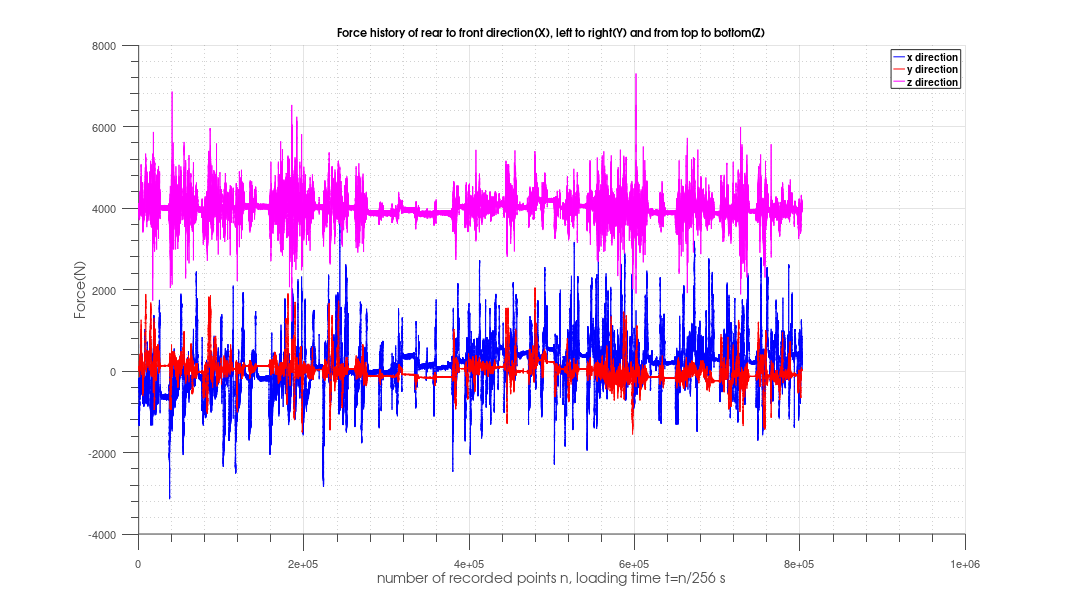

The MATLAB source for this figure:
load('FX_RAVG.mat')
x=plot(signal.data,'b')
hold on
load('FY_RAVG.mat')
y=plot(signal.data,'r')
load('FZ_RAVG.mat')
z=plot(signal.data,'m')

grid on;
grid minor;
 hLegend=legend({'x direction','y direction','z direction'},'FontSize',25,'FontWeight','bold');
hTitle =title('Force history of rear to front direction(X), left to right(Y) and from top to bottom(Z)');
% hTitle =title('Stress history of top to botom direction(Z direction)','Fontsize' ,25);
hXLabel =xlabel('number of recorded points n, loading time t=n/256 s' ,'Fontsize' ,25);
 hYLabel =ylabel('Force(N)', 'Fontsize' ,25);
 
 set(gca, 'FontName', 'Helvetica')
set([hTitle, hXLabel, hYLabel], 'FontName', 'AvantGarde')
set([hLegend, gca], 'FontSize', 20)
set([hXLabel, hYLabel], 'FontSize', 25)
set(hTitle, 'FontSize', 20, 'FontWeight' , 'bold')

% Adjust axes properties
set(gca, 'Box', 'off', 'TickDir', 'out', 'TickLength', [.02 .02], ...
    'XMinorTick', 'on', 'YMinorTick', 'on', 'YGrid', 'on', ...
    'XColor', [.3 .3 .3], 'YColor', [.3 .3 .3], ...
    'LineWidth', 1)

set(gcf,'color','w'); %set figure background transparent
set(gca,'color','w'); %set axis transparent
% Maximize print figure
set(gcf,'outerposition',get(0,'screensize'));
set(gcf, 'PaperPositionMode', 'manual');
set(gcf, 'PaperUnits', 'points'); %[ {inches} | centimeters | normalized | points ]
set(gcf, 'PaperPosition', [0 0 1920 1080]); %set(gcf,'PaperPosition',[left,bottom,width,height])
